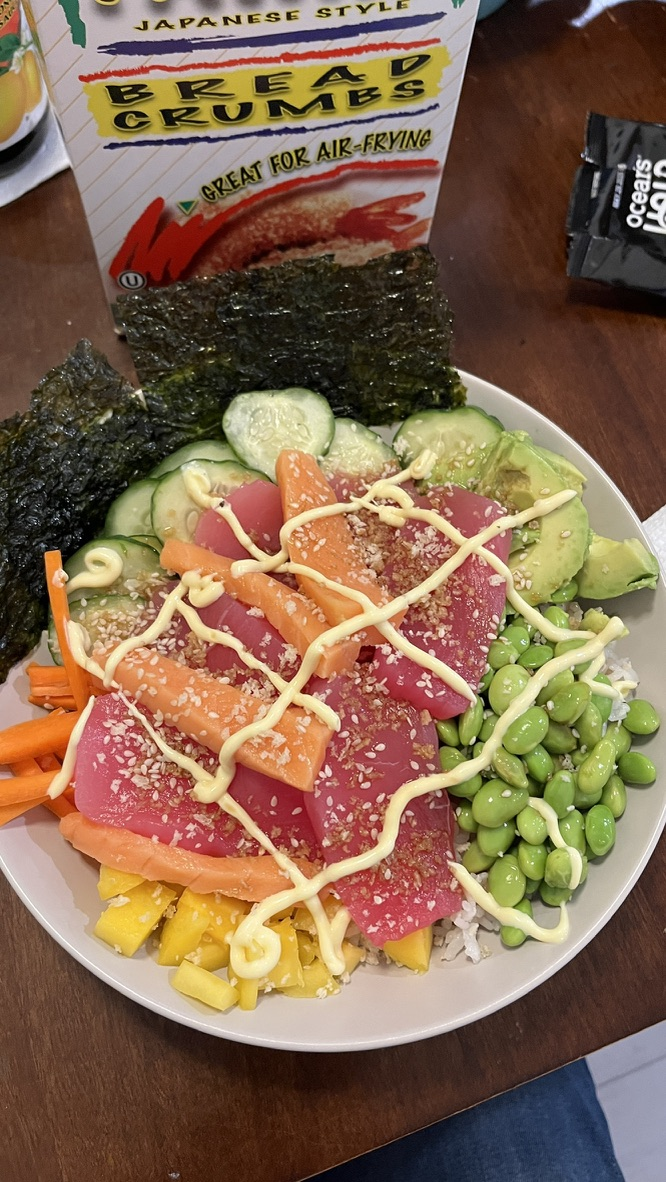
#> input picture backdropper/images/poke.jpeg, 666 x 1182 px, found by its file name
$ python scratch.py
#> lines starting #> are read from the running program, lines starting #| are printed output that depends on the picture
from PIL import Image, ImageFilter
image = Image.open(r"/Users/noahhan/github_projects/blender_addons/backdropper/images/poke.jpeg")
#> image is the input picture: PIL image 666x1182 RGB; mean R, G, B 132.3, 104.1, 80

image = image.convert("L")
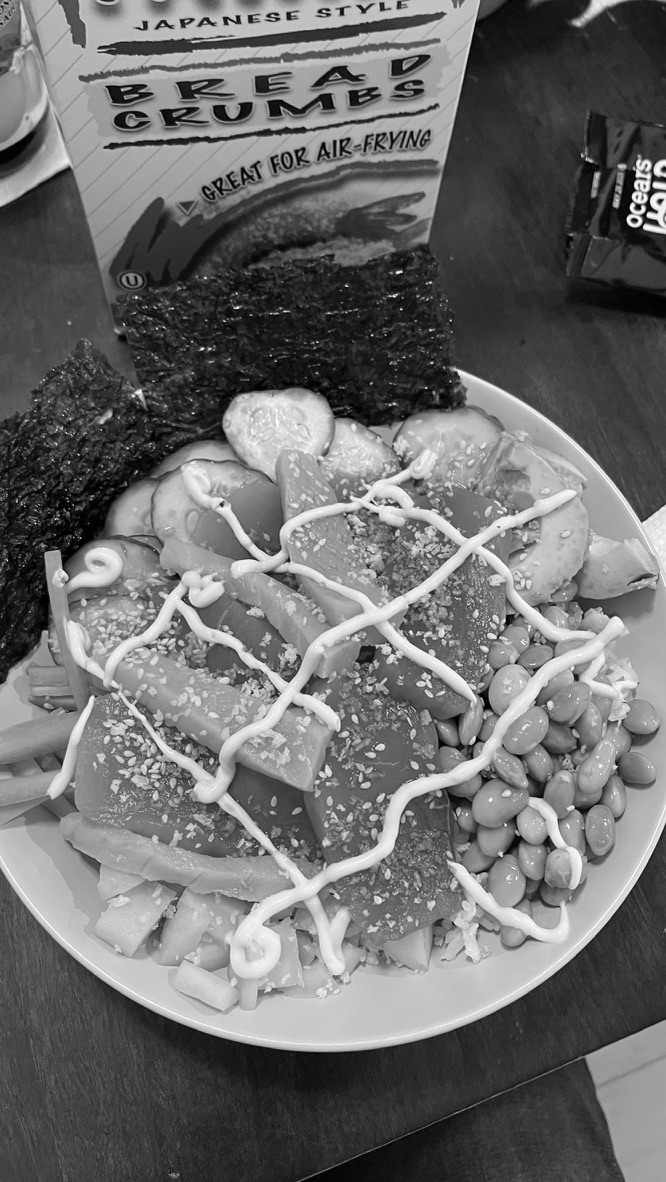
#> image: PIL image 666x1182 L; min 0, max 255, mean 109.8

image = image.filter(ImageFilter.FIND_EDGES)
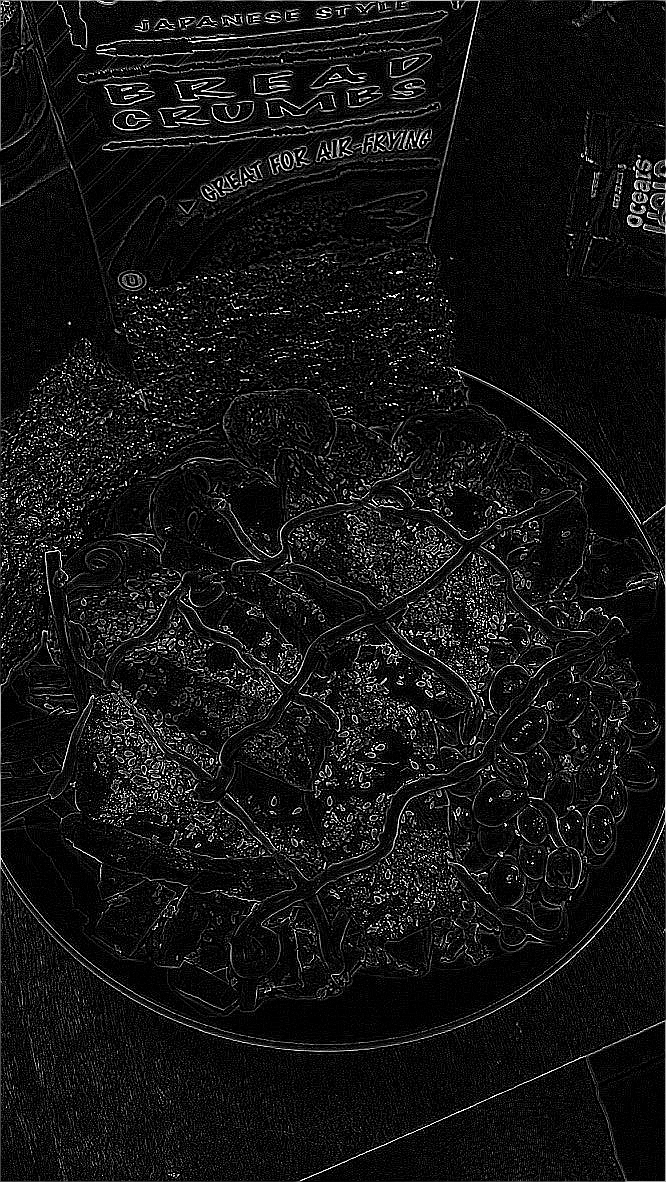
#> image: PIL image 666x1182 L; min 0, max 255, mean 20.8

image.save(r"Edge_Sample.png")
